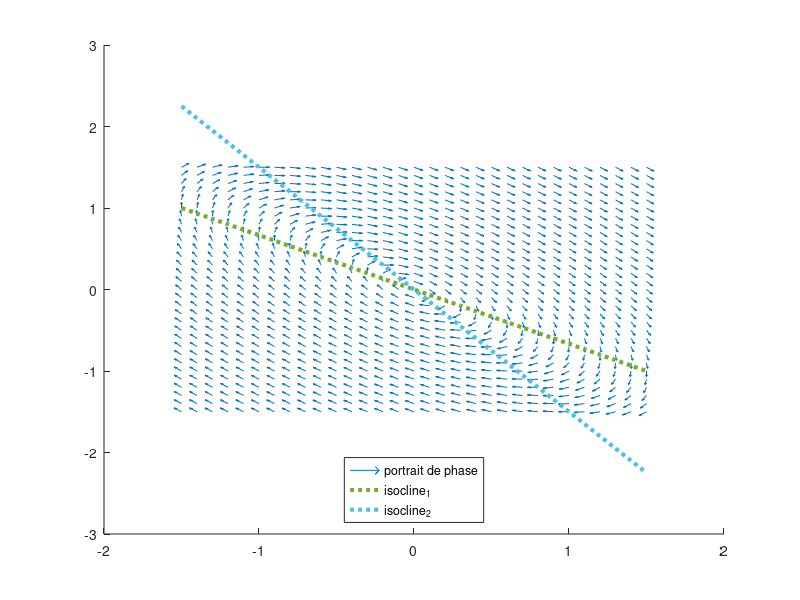
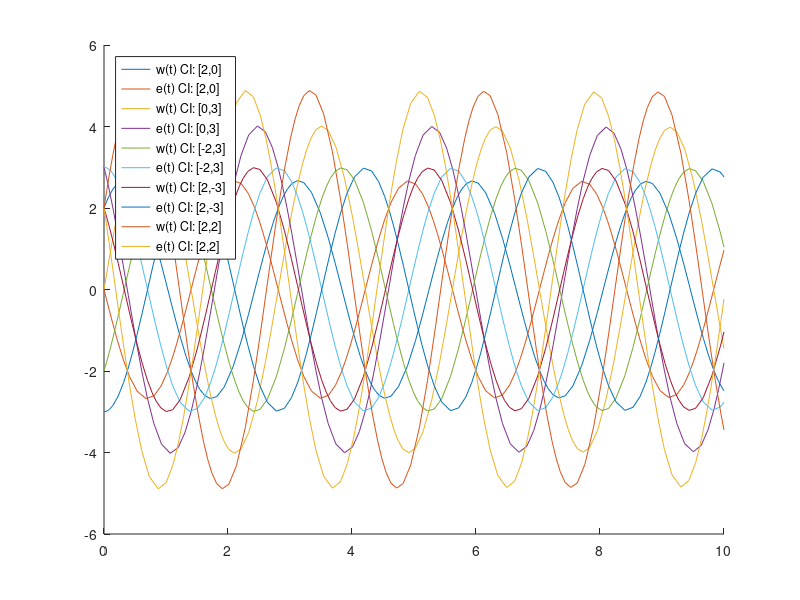

Write MATLAB code to recreate these figures, in order.
figure(1)
hold on ;
function vecteurs_propres(A, intervalle)
    # Chaque vecteur propre se trouve dans une ligne de la matrice V.
    [V,L] = eig(A);
    eigenvector_1 = (V(1,2)/V(1,1)) * intervalle;
    eigenvector_2 = (V(2,2)/V(2,1)) * intervalle;
    plot(intervalle, eigenvector_1,"linewidth",3);
    plot(intervalle, eigenvector_2,"linewidth",3);
    if L(1, 1) > 0
        quiver(0, 0, V(1, 1), V(1, 2), "color", "k", "linewidth", 2);
    else
        quiver(V(1, 1), V(1, 2), -V(1, 1), -V(1, 2), "color", "k", "linewidth", 2);
    end
    if L(2, 2) > 0
        quiver(0, 0, V(2, 1), V(2, 2), "color", "k", "linewidth", 3);
    else
        quiver(V(2, 1), V(2, 2), -V(2, 1), -V(2, 2), "color", "k", "linewidth", 2);
    end
    legend("v_1","v_2","location","south");
endfunction

function isoclines(A, intervalle)
    isocline_1 = -(A(1,1)/A(1,2)) * intervalle;
    isocline_2 = -(A(2,1)/A(2,2)) * intervalle;

    plot(intervalle, isocline_1, "linewidth", 3, "linestyle", ":");
    plot(intervalle, isocline_2, "linewidth", 3, "linestyle", ":");
    legend("isocline_1","isocline_2","location","south");
endfunction

function vecteurs_vitesse(A, intervalle)
    hold on
    # On définit une grille de points dont les coordonnées sont dans (x1, x2)
    [x1,x2] = meshgrid(intervalle);
    
    # On calcule le vecteur vitesse pour chaque point de la grille
    x1_values = A(1,1)*x1 + A(1,2)*x2;
    x2_values = A(2,1)*x1 + A(2,2)*x2;  
    
    # On normalise des valeurs pour la représentation graphique
    norms=sqrt(x1_values.^2+x2_values.^2);
    x1_normalized = x1_values ./ norms; # Element-wise division
    x2_normalized = x2_values ./norms;

    # Et on dessine les vecteurs avec la fonction `quiver`
    vector_scale = .5;
    quiver(x1,x2,x1_normalized,x2_normalized, vector_scale);
endfunction

#Selle: 
##A = [3 2; -2 -3];  
##line_range =-1.5:0.1:1.5; # On va plot de -1.5 jusqu'à 1.5
##vecteurs_vitesse(A, line_range);
##isoclines(A, line_range);
##vecteurs_propres(A, line_range);
##legend("portrait de phase", "isocline_1", "isocline_2", "v1", "v2"); 
##hold off; # Montrer l'image

#centre
A = [2 3; -3 -2]; 
line_range =-1.5:0.1:1.5; # On va plot de -1.5 jusqu'à 1.5
vecteurs_vitesse(A, line_range);
isoclines(A, line_range);
legend("portrait de phase", "isocline_1", "isocline_2");
hold off; # Montrer l'image

# Figure 2: trajectoires e(t), w(t) avec 5 conditions initiales
figure(2);
hold on;
x1dot = @(t, x) A(1,1)*x(1)+A(1,2)*x(2);
x2dot = @(t, x) A(2,1)*x(1)+A(2,2)*x(2);
xdot = @(t,x) [x1dot(t, x);x2dot(t, x)];
[t1,x1] = ode23(xdot, [0, 10], [2, 0]);
[t2,x2] = ode23(xdot, [0, 10], [0, 3]);
[t3,x3] = ode23(xdot, [0, 10], [-2, 3]);
[t4,x4] = ode23(xdot, [0, 10], [2, -3]);
[t5,x5] = ode23(xdot, [0, 10], [2, 2]);

plot(t1,x1);
plot(t2,x2);
plot(t3,x3);
plot(t4,x4);
plot(t5,x5);

legend(
 "w(t) CI: [2,0]","e(t) CI: [2,0]",
 "w(t) CI: [0,3]","e(t) CI: [0,3]",
 "w(t) CI: [-2,3]","e(t) CI: [-2,3]",
 "w(t) CI: [2,-3]","e(t) CI: [2,-3]",
 "w(t) CI: [2,2]","e(t) CI: [2,2]",
 "location","northwest");
hold off;